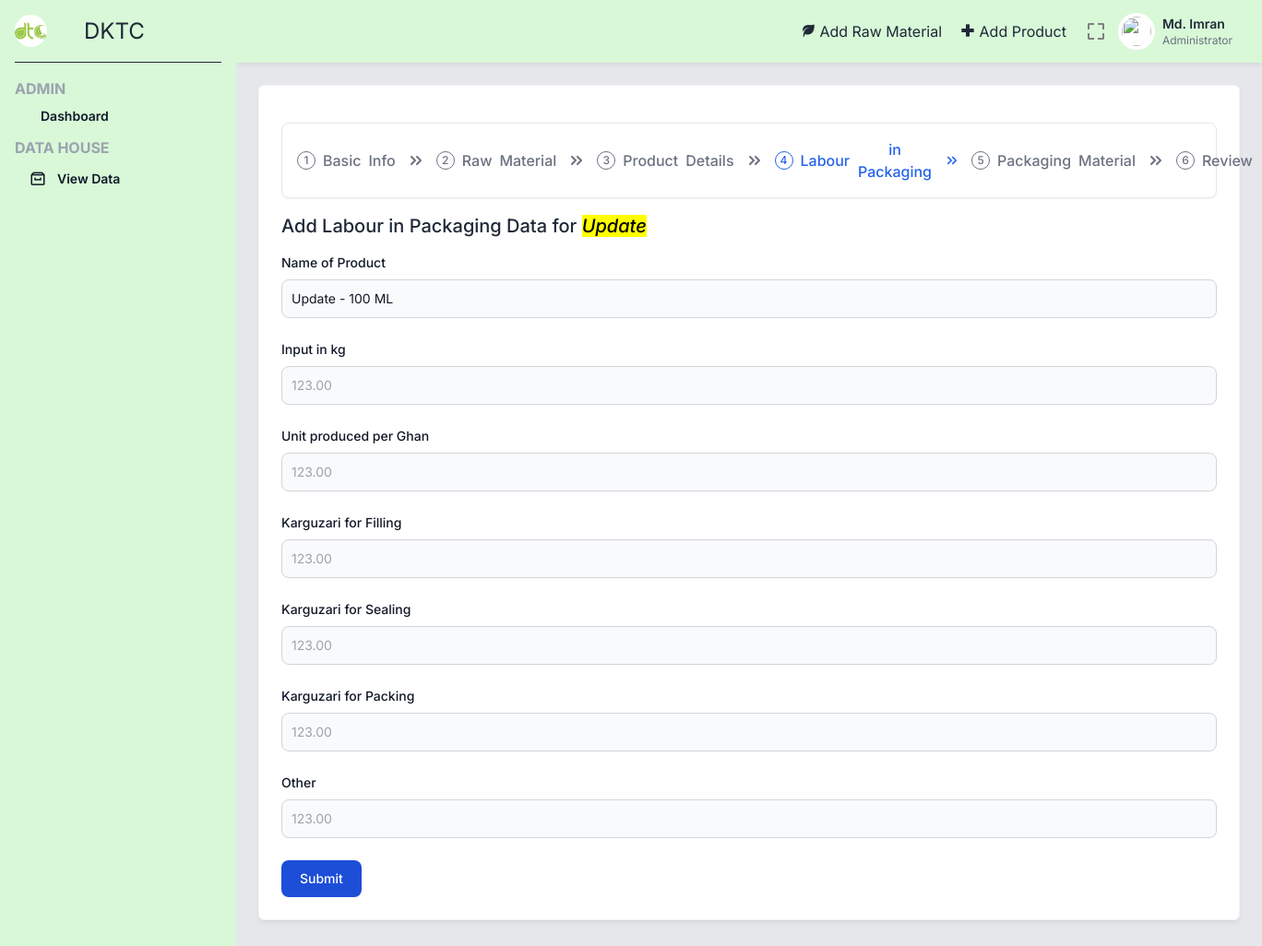
The page /addProd4.php (signed in) on the database as committed earlier.
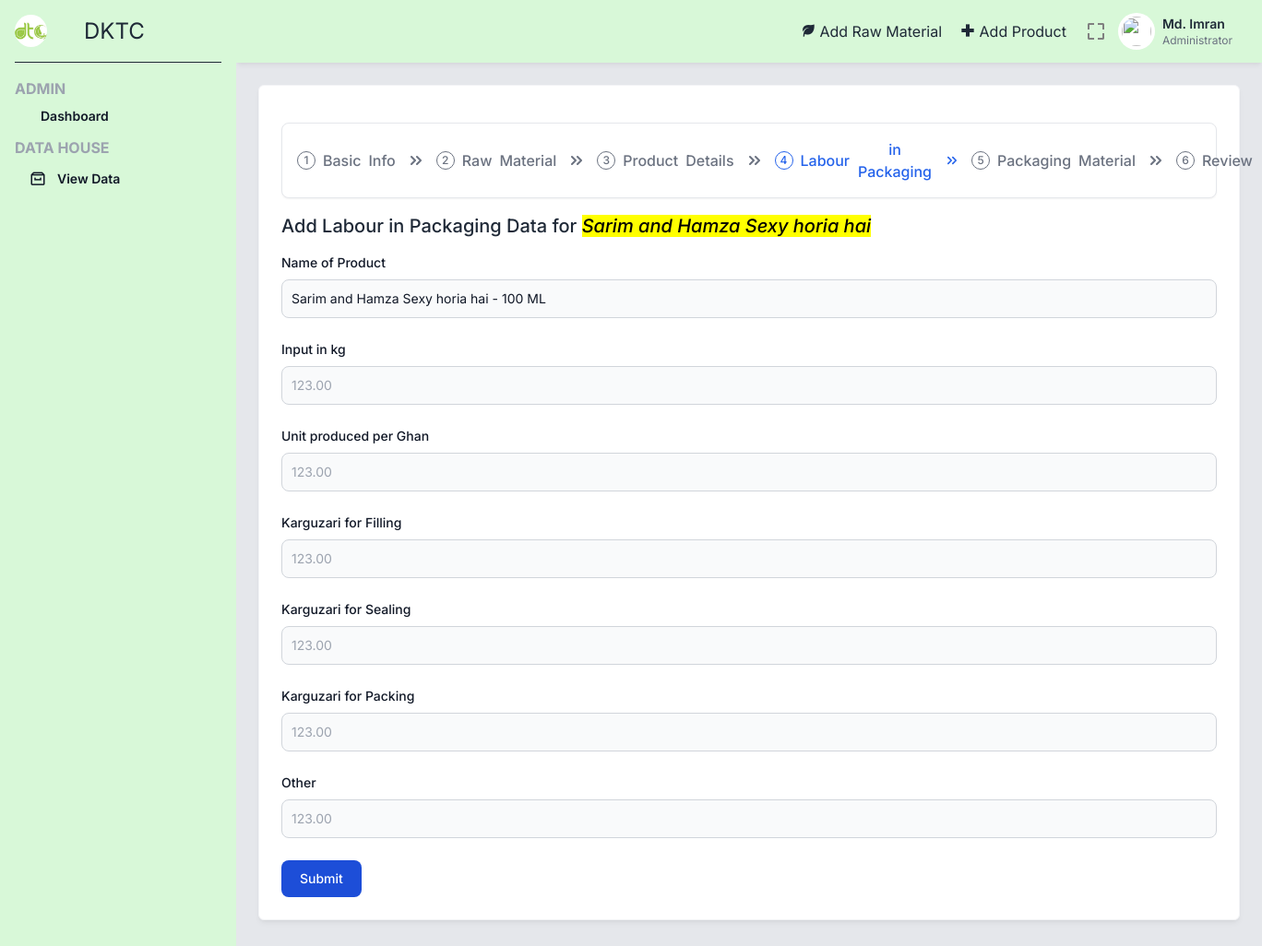
The same page on the database as committed later.
### tables this page shows
CREATE TABLE `product` (
  `_id` int(5) NOT NULL,
  `name` varchar(100) NOT NULL,
  `type` varchar(2) NOT NULL,
  `sizes` varchar(10) NOT NULL
);

### addProd4.php (the view, shortened to what the changed rows need)
<?php
include 'includes/_topbar.php';
$sqlProdFind = "SELECT * FROM product ORDER BY _id DESC LIMIT 1";
$runSqlProdFind = mysqli_query($conn, $sqlProdFind);
while ($row = mysqli_fetch_assoc($runSqlProdFind)) {
    $sizes = $row['sizes'];
    $prodName = $row['name'];
}
?>
<div class="p-6">
    <div class="grid grid-cols-1 lg:grid-cols-3 gap-6 mb-6">
        <div class="bg-white border border-gray-100 shadow-md shadow-black/5 p-6 rounded-md lg:col-span-3">
            <div class="flex justify-between mb-4 items-start">
                <div class="font-medium">
                    <h2 class="text-xl">
                        Add Labour in Packaging Data for <mark><i><?=$prodName?></i></mark>
                    </h2>
                </div>
            </div>
            <div>
                <form action="addProd4.php" method="post">
                    <div class="mb-6">
                        <label for="name" class="block mb-2 text-sm font-medium text-gray-900 dark:text-white">Name of Product</label>
                        <input type="text" id="name" name="name" class="bg-gray-50 border border-gray-300 text-gray-900 text-sm rounded-lg focus:ring-blue-500 focus:border-blue-500 block w-full p-2.5 dark:bg-gray-700 dark:border-gray-600 dark:placeholder-gray-400 dark:text-white dark:focus:ring-blue-500 dark:focus:border-blue-500" placeholder="Name of Product" value="<?=$prodName?> - <?=$sizes?>" readonly />
                    </div>
                </form>
            </div>
        </div>
    </div>
</div>
<?php include 'includes/_bottombar.php' ?>

Rows that differ between the two databases and show on the page:
removed product: name "Update", name "Update - 100 ML"
added product: name "Sarim and Hamza Sexy horia hai", name "Sarim and Hamza Sexy horia hai - 100 ML"
